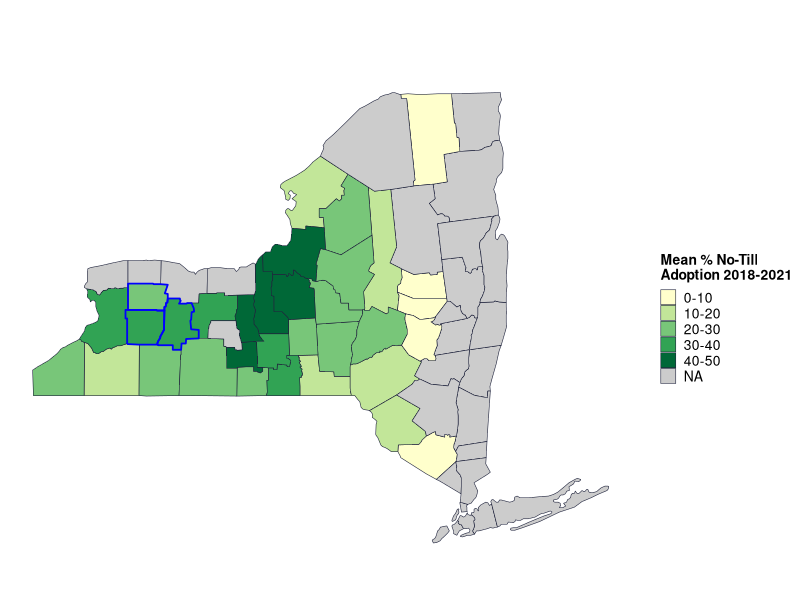
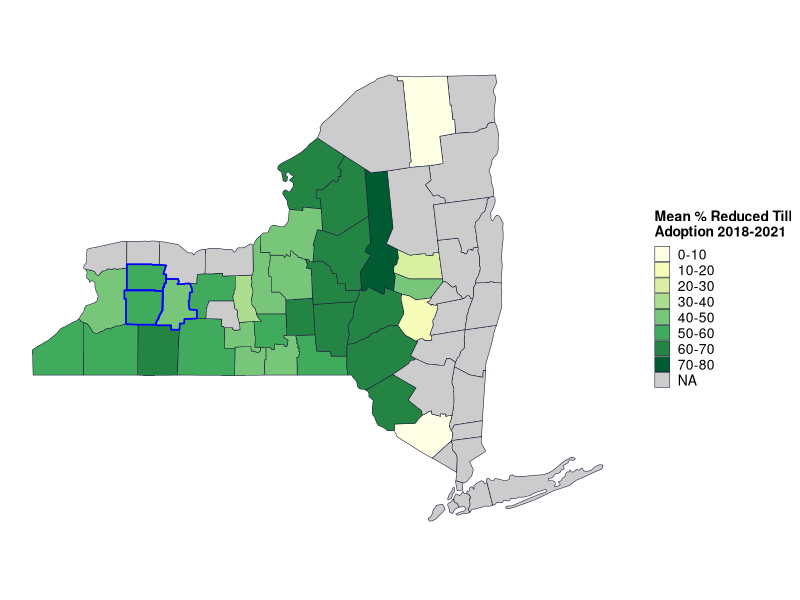
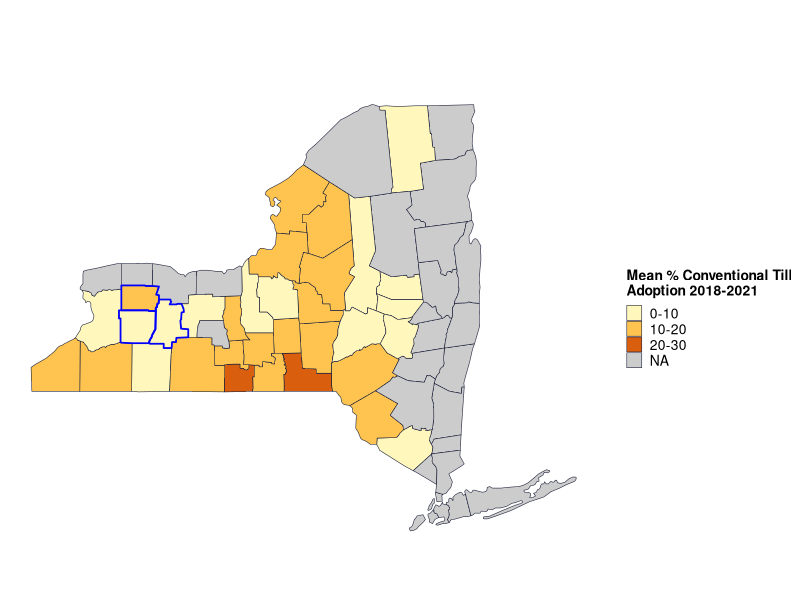
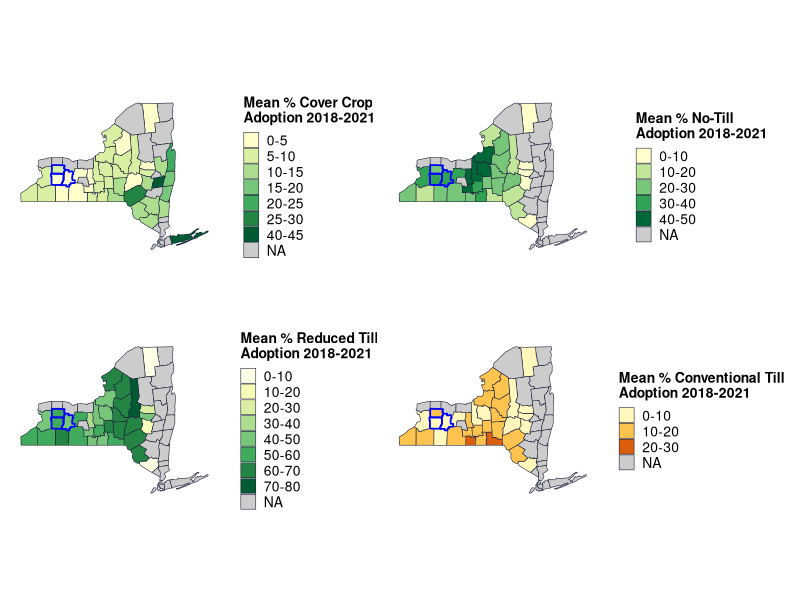
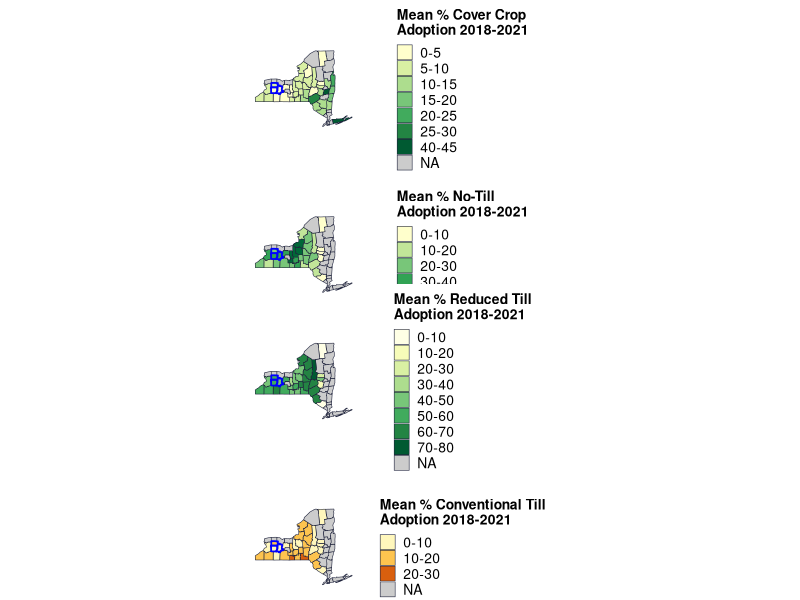
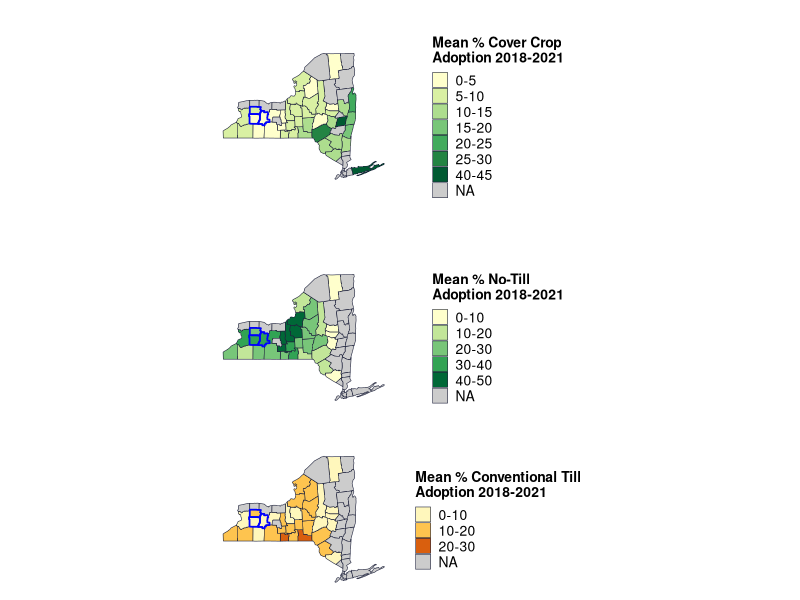
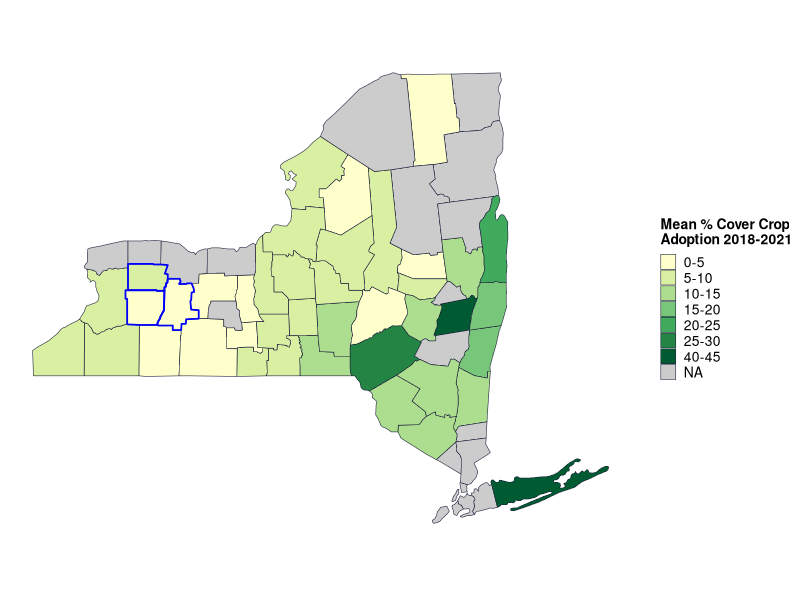
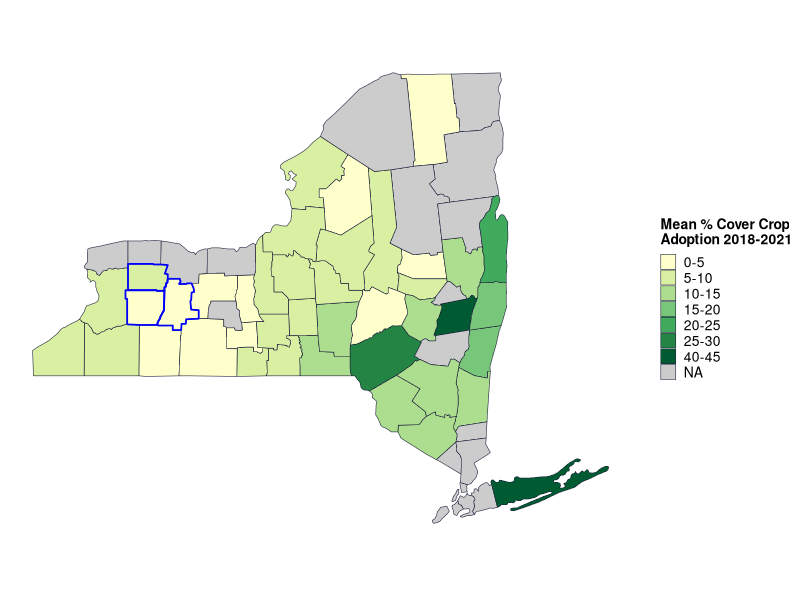

R code for these plots, in order: (Note: this script raises an error after producing the figures.)
# This makes county heat maps for average % adoption 2018-2021 from OpTIS for 
# cover crops, no till, reduced till
# excludes counties whose harvested cropland acres in 2017 census is in the 
# lowest 10th percentile for the state and counties for which OpTIS evaluated
# < 50% of 2017 harvested cropland acres.See "OpTIS adoption rates IL.R" for details.
# adoption on just corn (silage and grain) and soybean acres only
# 

library(tidyverse)
library(maps)
library(reshape2)
# install.packages("sf")
library(sf)
# library(gridExtra)  # for grid.arrange()
# install.packages("patchwork")
library(patchwork) # for plot_layout()

# based on https://stackoverflow.com/questions/51463037/plotting-a-heat-map-of-pennsylvania-counties-in-r

# load data created in "OpTIS adoption rates IL.R"
means_county <- read.csv("data/optis/means_county_ny.csv") %>%
  arrange(county)

# get map data to match county names
means_county$county <- str_remove(means_county$county, " County")



# define colors for YlOrBr by Paul Tol https://personal.sron.nl/~pault/
# how many colors do we need? do they all work with 5?
# hist(means_county$mean.perc[means_county$variable %in% "perc_cc"]) # 0-30
# hist(means_county$mean.perc[means_county$variable %in% "perc_nt"]) # 10-80
# hist(means_county$mean.perc[means_county$variable %in% "perc_rt"]) # 15-55
# hist(means_county$mean.perc[means_county$variable %in% "perc_ct"]) # 0-50
# pal5 <- c("#ffffe5", "#fee391", "#fb9a29", "#cc4c02", "#662506", "#888888")
# pal6 <- c("#fee391", "#fec44f", "#fb9a29", "#ec7014", "#cc4c02", "#993404", "#888888")
# pal6b <- c(rev(pal6[1:6]), pal6[7])
# # scales::show_col(pal6b)
# pal7 <- c("#fff7bc", "#fee391", "#fec44f", "#fb9a29", "#ec7014", "#cc4c02", "#993404", "#888888")
# pal8 <- c("#fff7bc", "#fee391", "#fec44f", "#fb9a29", "#ec7014", "#cc4c02", "#993404", "#662506", "#888888")
# pal8b <- c(rev(pal8[1:8]), pal8[9])
pal3new <- c("#8c510a", "#bf812d", "#dfc27d")
pal6new <- c("#8c510a", "#bf812d", "#dfc27d", "#80cdc1", "#35978f", "#01665e")
pal5new <- c("#bf812d", "#dfc27d", "#80cdc1", "#35978f", "#01665e")
pal8new <- c("#8c510a", "#bf812d", "#dfc27d", "#f6e8c3","#c7eae5", "#80cdc1", "#35978f", "#01665e")
palcc <- c("#ffffcc", "#d9f0a3", "#addd8e", "#78c679","#41ab5d", "#238443", "#005a32") # From https://colorbrewer2.org/#type=sequential&scheme=YlGn&n=7
# palcc <- c("#FFFFE5", "#F7FCB9", "#D9F0A3", "#ADDD8E", "#78C679", "#41AB5D", "#004529")
palnt <- c("#ffffcc", "#c2e699", "#78c679", "#31a354", "#006837") # From https://colorbrewer2.org/#type=sequential&scheme=YlGn&n=5
palct <- c("#fff7bc", "#fec44f", "#d95f0e")  # From https://colorbrewer2.org/#type=sequential&scheme=YlOrBr&n=3
palrt <- c("#ffffe5", "#f7fcb9", "#d9f0a3", "#addd8e", "#78c679", "#41ab5d", "#238443", "#005a32")  # From https://colorbrewer2.org/#type=sequential&scheme=YlGn&n=8


# divide percents into bins
# what's the max and min for each variable?
ranges <- do.call(data.frame, aggregate(means_county, mean.perc~variable, 
                                        FUN=function (x) c(min=min(x), max=max(x))))

# fn for rounding to the upper 5
round_any <- function(x, accuracy, f=round){f(x/accuracy)*accuracy}

ranges$min_bin <-round_any(ranges$mean.perc.min, 10, f=floor)
ranges$max_bin <-round_any(ranges$mean.perc.max, 10, f=ceiling)
ranges$bins <- c(5, 10, 10, 10)

means_county <- inner_join(means_county, ranges[,c(1,4:6)]) %>%
  mutate(binlo = round_any(mean.perc, bins, f=floor), 
         binhi = round_any(mean.perc, bins, f=ceiling),
         mybin = paste0(binlo, "-", binhi),
         bincheck = binhi-binlo # check to see if any bins are e.g., 18-18
  ) %>%
  arrange(variable, mean.perc)

# do any counties mybin = 0? (i.e. "18-18")
sum(means_county$bincheck==0) # should be 0

# cleanup bins dataset
means_county <- means_county[,c(1:4,11)]

# get county spatial data
ny <- map_data("county", "New York", proj="mercator")

# check spelling of counties matches between ny and means_county


# get ready to join with means_county data
ny$subregion <- str_to_title(ny$subregion)
mapnames <- sort(unique(ny$subregion))   # 62 names in map
datnames <- arrange(unique(means_county[,c('county', 'variable')]))  # data have 41 names

# what is different
# difs <- setdiff(mapnames, datnames)

# complete list of counties x 4 variable types
vars <- unique(means_county$variable)
mapnames2 <- rep(mapnames, 4)
varnames <- c(rep(vars[1], length(mapnames)),
              rep(vars[2], length(mapnames)),
              rep(vars[3], length(mapnames)),
              rep(vars[4], length(mapnames)))
complete <- data.frame(county=mapnames2, variable=varnames)

means_county <- full_join(means_county, complete)
rm(complete, vars, mapnames, datnames, mapnames2, varnames)

means_county$mybin <- ordered(means_county$mybin, levels=unique(means_county$mybin))
length(unique(means_county$county))  # 62

means_county$focus_area <- ifelse(means_county$county %in% c("Wyoming", "Livingston", "Genesee"), "yes", "no")


# join rates with spatial data:
ny <- left_join(ny, means_county, join_by(subregion==county), relationship="many-to-many")



# make a map
# nysf <- st_as_sf(ny, coords=c("long", "lat"), crs=4326)


ditch_the_axes <- theme(
  axis.text = element_blank(),
  axis.line = element_blank(),
  axis.ticks = element_blank(),
  panel.border = element_blank(),
  panel.grid = element_blank(),
  axis.title = element_blank()
)



windows(xpinch=200, ypinch=200, width=5, height=5)

# plot for cover crops
pcc <- ggplot() +
  geom_polygon(data=ny[ny$variable %in% "perc_cc",],
               mapping=aes(x=long, y=lat, fill=mybin, group=subregion),
               color="#20243d", linewidth=0.2) +
  geom_polygon(data=ny[ny$focus_area == "yes",],
               mapping=aes(x=long, y=lat, group=subregion),
               color="blue", linewidth=0.6, fill=NA) +
 coord_sf(default_crs = sf::st_crs(4326)) +  # , # read x and y as latitude and longitude
  #          xlim = c(-92, -87), ylim=c(36.5, 43)) +
  scale_fill_manual(values=palcc,
                    na.value = "gray80",
                    name= "Mean % Cover Crop\nAdoption 2018-2021") +
  scale_color_manual(values=NA) +
  theme_bw() +
  ditch_the_axes +
  theme(legend.title=element_text(size=10, face="bold"),
        legend.text=element_text(size=10),
        legend.key.size=unit(0.4, "cm"),
        plot.margin = unit(c(1, 0, 1,0 ), "cm"))

pcc

ggsave("plots/maps/county_heatmap_NYcc_wfocuscounties.png")





# plot for no-tny
pnt <- ggplot() +
  geom_polygon(data=ny[ny$variable %in% "perc_nt",],
               mapping=aes(x=long, y=lat, fill=mybin, group=subregion),
               color="#20243d", linewidth=0.2) +
  geom_polygon(data=ny[ny$focus_area == "yes",],
               mapping=aes(x=long, y=lat, group=subregion),
               color="blue", linewidth=0.6, fill=NA) +
  coord_sf(default_crs = sf::st_crs(4326)) +  # , # read x and y as latitude and longitude
  #          xlim = c(-92, -87), ylim=c(36.5, 43)) +
  scale_fill_manual(values=palnt,
                    na.value = "gray80",
                    name= "Mean % No-Till\nAdoption 2018-2021") +
  scale_color_manual(values=NA) +
  theme_bw() +
  ditch_the_axes +
  theme(legend.title=element_text(size=10, face="bold"),
        legend.text=element_text(size=10),
        legend.key.size=unit(0.4, "cm"),
        plot.margin = unit(c(1, 0, 0,0 ), "cm"))

pnt

ggsave("plots/maps/county_heatmap_NYnt_wfocuscounties.png")




# plot for reduced-till
prt <- ggplot() +
  geom_polygon(data=ny[ny$variable %in% "perc_rt",],
               mapping=aes(x=long, y=lat, fill=mybin, group=subregion),
               color="#20243d", linewidth=0.2) +
  geom_polygon(data=ny[ny$focus_area == "yes",],
               mapping=aes(x=long, y=lat, group=subregion),
               color="blue", linewidth=0.6, fill=NA) +
  coord_sf(default_crs = sf::st_crs(4326)) +  # , # read x and y as latitude and longitude
  #          xlim = c(-92, -87), ylim=c(36.5, 43)) +
  scale_fill_manual(values=palrt,
                    na.value = "gray80",
                    name= "Mean % Reduced Till\nAdoption 2018-2021") +
  scale_color_manual(values=NA) +
  theme_bw() +
  ditch_the_axes +
  theme(legend.title=element_text(size=10, face="bold"),
        legend.text=element_text(size=10),
        legend.key.size=unit(0.4, "cm"),
        plot.margin = unit(c(1, 0, 1,0 ), "cm"))

prt

ggsave("plots/maps/county_heatmap_NYrt_wfocuscounties.png")



# plot for conventional-till
pct <- ggplot() +
  geom_polygon(data=ny[ny$variable %in% "perc_ct",],
               mapping=aes(x=long, y=lat, fill=mybin, group=subregion),
               color="#20243d",linewidth=0.2) +
  geom_polygon(data=ny[ny$focus_area == "yes",],
               mapping=aes(x=long, y=lat, group=subregion),
               color="blue", linewidth=0.6, fill=NA) +
  coord_sf(default_crs = sf::st_crs(4326)) +  # , # read x and y as latitude and longitude
  #          xlim = c(-92, -87), ylim=c(36.5, 43)) +
  scale_fill_manual(values=palct,
                    na.value = "gray80",
                    name= "Mean % Conventional Till\nAdoption 2018-2021")+
  scale_color_manual(values=NA) +
  theme_bw() +
  ditch_the_axes +
  theme(legend.title=element_text(size=10, face="bold"),
        legend.text=element_text(size=10),
        legend.key.size=unit(0.4, "cm"),
        plot.margin = unit(c(1, 0, 0,0 ), "cm"))


pct

ggsave("plots/maps/county_heatmap_NYct.png")



# plot all 4 plots at once

# grid.arrange(pcc, pnt, prt, pct, nrow=2) # plot sizes vary because legend titles are different widths

pcc + pnt + prt + pct + plot_layout(ncol=2)
ggsave("plots/maps/county_heatmap_NYall4_2x2.png", width=9, height=8, units="in")

pcc + pnt + prt + pct + plot_layout(ncol=1)
ggsave("plots/maps/county_heatmap_NYall4_1x4_focus counties.png", width=4, height=9, units="in")

pcc + pnt + pct + plot_layout(ncol=1)
ggsave("plots/maps/county_heatmap_NYCC,CT,NTonly.png", width=4, height=7, units="in")





# INCOMPLETE
# add rivers (following https://milospopovic.net/map-rivers-with-sf-and-ggplot2-in-r/)

filenames <- list.files("data/gis/NHD_H_Illinois_State_Shape_NAD83/Shape", pattern="*.shp", full.names=T)
## left off here trying to understand which file to use
## check out https://pubs.er.usgs.gov/publication/ofr20191096
## might also search for mapping NHD in R 

riv_list <- lapply(filenames, st_read)  
il_riv <- riv_list[[1]] |>
  sf::st_cast("MULTILINESTRING")

il_map + 
  ggplot() +
  geom_sf(data=il_riv, aes(x=geometry$X, y=geometry$Y), color="midnightblue", lwd=1) +
  coord_sf(default_crs = sf::st_crs(4326))
